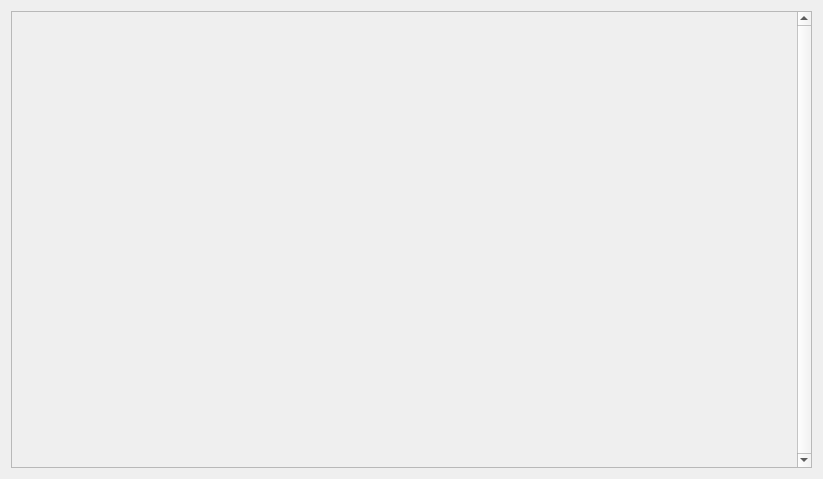
<?xml version="1.0" encoding="UTF-8"?>
<ui version="4.0">
 <class>UploadHistory</class>
 <widget class="QWidget" name="UploadHistory">
  <property name="geometry">
   <rect>
    <x>0</x>
    <y>0</y>
    <width>823</width>
    <height>479</height>
   </rect>
  </property>
  <property name="windowTitle">
   <string>Upload History</string>
  </property>
  <property name="windowIcon">
   <iconset resource="../../data/graphics.qrc">
    <normaloff>:/img/app/snipsnap.png</normaloff>:/img/app/snipsnap.png</iconset>
  </property>
  <layout class="QVBoxLayout" name="verticalLayout">
   <item>
    <widget class="QScrollArea" name="scrollArea">
     <property name="verticalScrollBarPolicy">
      <enum>Qt::ScrollBarAlwaysOn</enum>
     </property>
     <property name="widgetResizable">
      <bool>true</bool>
     </property>
     <widget class="QWidget" name="scrollAreaWidgetContents">
      <property name="geometry">
       <rect>
        <x>0</x>
        <y>0</y>
        <width>781</width>
        <height>453</height>
       </rect>
      </property>
      <layout class="QGridLayout" name="gridLayout">
       <item row="0" column="0">
        <layout class="QVBoxLayout" name="historyContainer"/>
       </item>
      </layout>
     </widget>
    </widget>
   </item>
  </layout>
 </widget>
 <resources>
  <include location="../../data/graphics.qrc"/>
 </resources>
 <connections/>
</ui>
